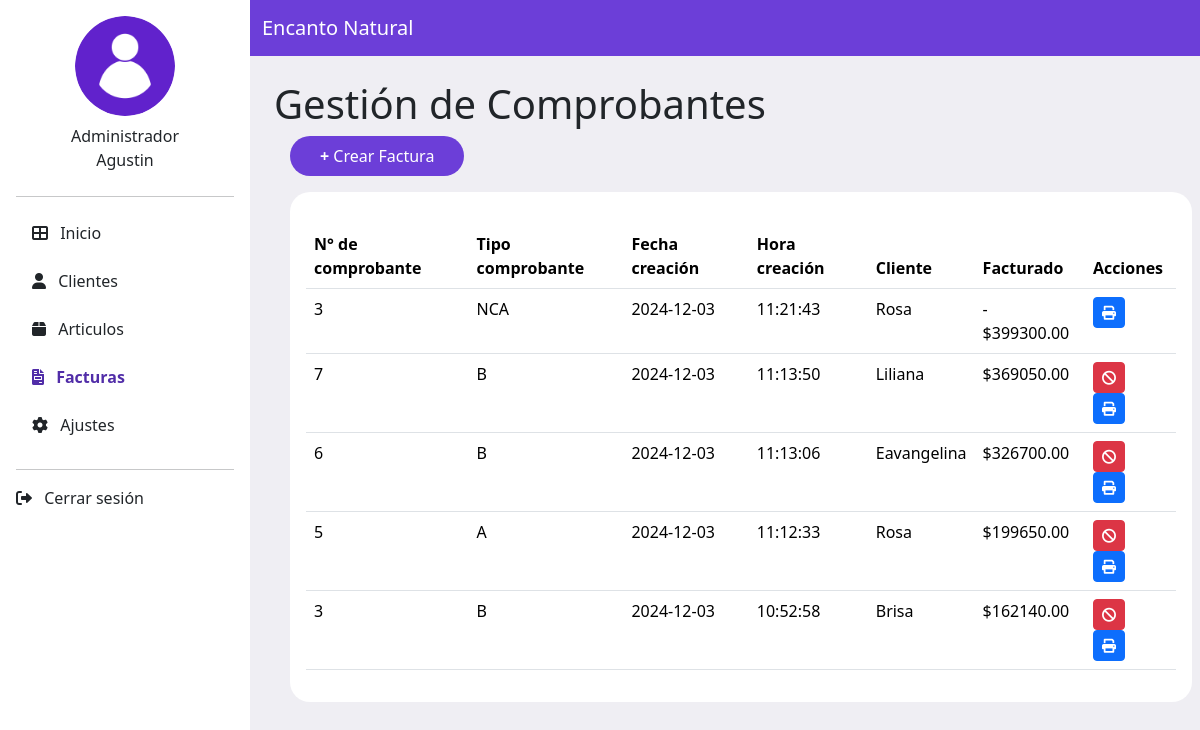
The app's page /vista/facturas.php (signed in) with its own data.
### tables this page shows
CREATE TABLE `nota_credito` (
  `id_nota_credito` int(11) NOT NULL,
  `id_cliente` int(11) NOT NULL,
  `id_factura` int(11) DEFAULT NULL,
  `fecha` date NOT NULL,
  `hora` time NOT NULL,
  `motivo` varchar(255) NOT NULL,
  `subtotal` decimal(10,2) NOT NULL,
  `porcentaje_impuesto` decimal(5,2) NOT NULL,
  `monto_impuesto` decimal(10,2) NOT NULL,
  `total` decimal(10,2) NOT NULL,
  `tipo_factura` varchar(60) DEFAULT NULL
);

CREATE TABLE `cliente` (
  `id_cliente` int(11) NOT NULL,
  `nombre` varchar(50) NOT NULL,
  `apellido` varchar(50) NOT NULL,
  `dni` char(8) NOT NULL,
  `domicilio` varchar(255) DEFAULT NULL,
  `celular` varchar(20) DEFAULT NULL,
  `tipo_cliente` enum('responsable inscripto','consumidor final') NOT NULL,
  `correo` varchar(80) DEFAULT NULL
);

CREATE TABLE `factura` (
  `id_factura` int(11) NOT NULL,
  `id_cliente` int(11) NOT NULL,
  `fecha` date NOT NULL,
  `hora` time NOT NULL,
  `tipoFactura` varchar(50) NOT NULL,
  `subtotal` decimal(10,2) NOT NULL,
  `porcentajeImpuesto` decimal(5,2) NOT NULL,
  `montoImpuesto` decimal(10,2) NOT NULL,
  `total` decimal(10,2) NOT NULL
);

### modelo/conexion.php (called while the page is built, shortened)
<?php
class Conexion
{
    private $conexion;
    public function __construct()
    {
        $this->conexion = new mysqli("localhost:3307", "root", "", "facturacion");
    }
    public function obtener_facturas()
    {
        $sql = "
        SELECT
            f.id_factura, nc.id_nota_credito,
            COALESCE(nc.tipo_factura, f.tipoFactura) AS tipo_comprobante,
            COALESCE(nc.fecha, f.fecha) AS fecha,
            COALESCE(nc.hora, f.hora) AS hora,
            c.nombre AS nombre_cliente,
            COALESCE(nc.total, f.total) AS total
        FROM factura f
        JOIN cliente c ON f.id_cliente = c.id_cliente
        LEFT JOIN nota_credito nc ON f.id_factura = nc.id_factura
        ORDER BY fecha DESC, hora DESC
    ";
        $result = $this->conexion->query($sql);
        $facturas = array();
        if ($result->num_rows > 0) {
            while ($row = $result->fetch_assoc()) {
                $facturas[] = $row;
            }
            return $facturas;
        } else {
            return array();
        }
    }
}

### vista/facturas.php (the view, shortened to what this page needs)
<!DOCTYPE html>
<html lang="en">
<head>
  <link href="https://cdn.jsdelivr.net/npm/bootstrap@5.3.3/dist/css/bootstrap.min.css" rel="stylesheet">
  <link rel="stylesheet" href="https://cdnjs.cloudflare.com/ajax/libs/font-awesome/6.0.0-beta3/css/all.min.css">
  <link rel="stylesheet" href="styles.css">
</head>
<body>
  <?php
  include_once("../modelo/conexion.php");
  $modelo = new Conexion();
  $facturas = $modelo->obtener_facturas();
  ?>
  <div class="d-flex">
    <div id="sidebar" class="bg-light p-3">
      <div class="text-center mb-4">
        <img src="img/user1.png" class="rounded-circle" alt="Avatar">
        <p class="mt-2">Administrador <br><?php session_start();
                                          echo htmlspecialchars($_SESSION["nombre_usuario"]) ?> </p>
      </div>
      <hr>
      <ul class="nav flex-column">
        <li class="nav-item mb-2">
          <a class="nav-link text-dark" href="admin.php"><i class="fas fa-th-large me-2"></i> Inicio</a>
        </li>
        <li class="nav-item mb-2">
          <a class="nav-link text-dark" href="clientes.php"><i class="fas fa-user me-2"></i> Clientes</a>
        </li>
        <li class="nav-item mb-2">
          <a class="nav-link text-dark" href="articulos.php"><i class="fas fa-box me-2"></i> Articulos</a>
        </li>
        <li class="nav-item mb-2">
          <a class="nav-link text-dark active" href="facturas.php"><i class="fas fa-file-invoice me-2"></i> Facturas</a>
        </li>
        <li class="nav-item mb-2">
          <a class="nav-link text-dark" href="ajustes.php"><i class="fas fa-cog me-2"></i> Ajustes</a>
        </li>
      </ul>
      <hr>
      <div class="mt-auto">
        <a class="nav-link text-dark" href="../controlador/cerrarSession.php"><i class="fas fa-sign-out-alt me-2"></i> Cerrar sesión</a>
      </div>
    </div>
    <div class="w-100">
      <nav class="navbar navbar-expand-lg navbar-light text-white">
        <div class="container-fluid">
          <span class="navbar-brand text-white">Encanto Natural</span>
        </div>
      </nav>
      <div class="content p-4">
        <div class="title-box">
          <h1>Gestión de Comprobantes</h1>
        </div>
        <a href="crearFactura.php" class="btn custom-btn btn-center mb-3 ms-3"><b>+</b> Crear Factura</a>
        <div class="card custom-card ms-3">
          <div class="card-body">
            <table class="table table-hover">
              <table class="table table-hover">
                <thead>
                  <tr>
                    <th>N° de comprobante</th>
                    <th>Tipo comprobante</th>
                    <th>Fecha creación</th>
                    <th>Hora creación</th>
                    <th>Cliente</th>
                    <th>Facturado</th>
                    <th>Acciones</th>
                  </tr>
                </thead>
                <tbody>
                  <?php foreach ($facturas as $factura) : ?>
                    <tr>
                      <td><?php
                          if (!empty($factura["id_nota_credito"])) {
                            echo $factura["id_nota_credito"];
                          } else {
                            echo $factura["id_factura"];
                          }
                          ?>
                      </td>
                      <td><?php echo $factura["tipo_comprobante"]; ?></td>
                      <td><?php echo $factura["fecha"]; ?></td>
                      <td><?php echo $factura["hora"]; ?></td>
                      <td><?php echo $factura["nombre_cliente"]; ?></td>
                      <td><?php
                          if (!empty($factura["id_nota_credito"])) {
                            echo "- $", $factura["total"];
                          } else {
                            echo "$", $factura["total"];
                          }
                          ?>
                      </td>
                      <td><?php
                          if (!empty($factura["id_nota_credito"])) { ?>
                          <a href="../controlador/factura.php?accion=imprimir&id=<?php echo $factura['id_factura']; ?>" class="btn btn-primary btn-sm">
                            <i class="fas fa-print"></i>
                          </a>
                        <?php } else { ?>
                          <a href="../controlador/notaCredito.php?accion=anular&id=<?php echo $factura['id_factura']; ?>" class="btn btn-danger btn-sm me-2">
                            <i class="fas fa-ban"></i>
                          </a>
                          <a href="../controlador/factura.php?accion=imprimir&id=<?php echo $factura['id_factura']; ?>" class="btn btn-primary btn-sm">
                            <i class="fas fa-print"></i>
                          </a>
                        <?php } ?>
                      </td>
                    </tr>
                  <?php endforeach; ?>
                </tbody>
              </table>
          </div>
        </div>
      </div>
    </div>
</body>
</html>

### vista/styles.css (style rules this page uses)
#sidebar { width: 250px; height: 100vh; position: fixed; left: 0; top: 0; overflow-y: auto; background-color: white !important; }
#sidebar .nav-link { font-size: 16px; }
#sidebar .nav-link.active { color: #512da8 !important; border-radius: 5px; font-weight: bold; }
#sidebar img { width: 100px; height: 100px; }
#sidebar .mt-auto { margin-top: auto; }
.content { margin-left: 250px; width: calc(100% - 250px); }
#sidebar .nav-link { color: #343a40; transition: color 0.3s ease-in-out; }
#sidebar .nav-link i { transition: color 0.3s ease-in-out; }
.content { margin-left: 250px; }
.navbar { margin-left: 250px; background-color: #6c3ed8; }
.custom-btn { background-color: #6c3ed8; color: white; border: none; padding: 8px 30px; border-radius: 20px; transition: background-color 0.3s ease; align-items: center; }
.custom-card { border-radius: 20px; border:none; width: 100%; max-width: 100%; overflow: hidden; }
body { background-color: #efeef3; }

### records on screen
nota_credito: id_nota_credito "3", tipo_comprobante "NCA", fecha "2024-12-03", hora "11:21:43", id_cliente.nombre "Rosa", total "399300.00"
factura: id_factura "7", tipo_comprobante "B", fecha "2024-12-03", hora "11:13:50", id_cliente.nombre "Liliana", total "369050.00"
factura: id_factura "6", tipo_comprobante "B", fecha "2024-12-03", hora "11:13:06", id_cliente.nombre "Eavangelina", total "326700.00"
factura: id_factura "5", tipo_comprobante "A", fecha "2024-12-03", hora "11:12:33", id_cliente.nombre "Rosa", total "199650.00"
factura: id_factura "3", tipo_comprobante "B", fecha "2024-12-03", hora "10:52:58", id_cliente.nombre "Brisa", total "162140.00"

### other values on screen
$_SESSION["nombre_usuario"] "Agustin"
